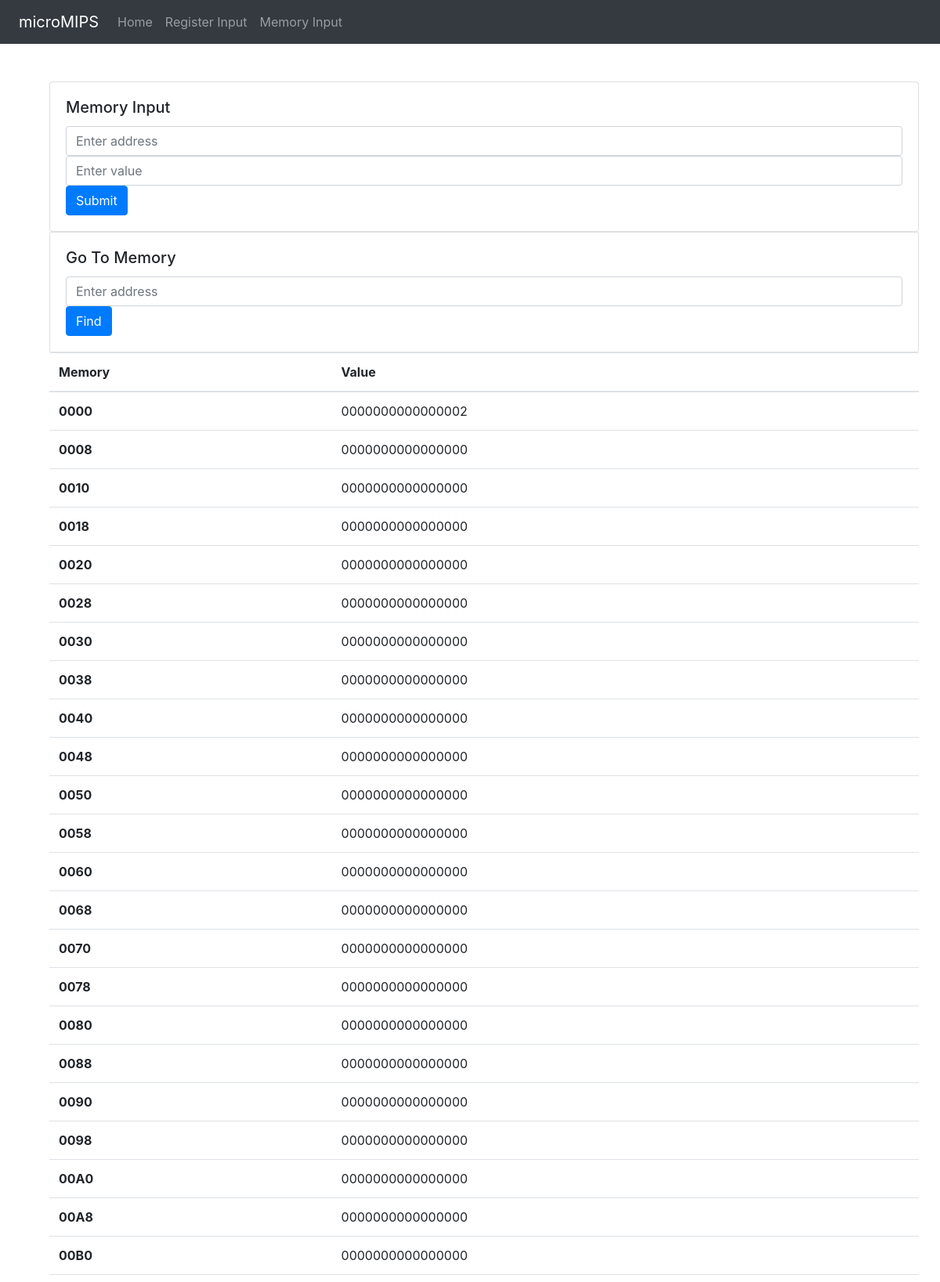
The page /meminput/ (upper part) on the database its author committed.
### processor/models.py (models this page shows, shortened)
class DataSegment(models.Model):
	addr = models.CharField(blank=True, max_length=4)
	value = models.CharField(default="0000000000000000", max_length=16)

### processor/views.py (the view, shortened to what this page needs)
# urls.py: url(r'^meminput/$', views.memInput, name='memInput'),
def memInput(request):
	mem = DataSegment.objects.all()
	context = {
		'mem': mem,
	}
	return render(request, 'processor/meminput.html', context)

### processor/templates/processor/meminput.html (shortened to what this page needs)
{% extends 'processor/extends/header.html' %}
{% block body %}
<div class="container m-5">
    <div class="card">
        <div class="card-body">
            <h5 class="card-title">Memory Input</h5>
            <form method="POST">
                <input type="text" name="memAddr" class="form-control mb-2 mr-sm-2 mb-sm-0" id="inlineFormInput" placeholder="Enter address">
                <input type="text" name="memVal" class="form-control mb-2 mr-sm-2 mb-sm-0" id="inlineFormInput" placeholder="Enter value">
                <button class="btn btn-primary" type="submit">Submit</button>
            </form>
        </div>
    </div>
    <div class="card">
        <div class="card-body">
            <h5 class="card-title">Go To Memory</h5>
            <input type="text" id="goToAddress" class="form-control mb-2 mr-sm-2 mb-sm-0" id="inlineFormInput" placeholder="Enter address">
            <button id="findbtn" class="btn btn-primary">Find</button>
        </div>
    </div>
    <table id="myTable" class="table">
        <thead>
            <tr>
                <th scope="col">Memory</th>
                <th scope="col">Value</th>
            </tr>
        </thead>
        <tbody>
            {% for m in mem %}
            <tr class="clickable-row">
                <th scope="row" id="{{ m.addr }}">{{ m.addr }}</th>
                <td>{{ m.value }}</td>
            </tr>
            {% endfor %}
        </tbody>
  </table>
</div>
{% endblock %}

### rows shown on the page
DataSegment: addr "0000", value "0000000000000002"
DataSegment: addr "0008", value "0000000000000000"
DataSegment: addr "0010", value "0000000000000000"
DataSegment: addr "0018", value "0000000000000000"
DataSegment: addr "0020", value "0000000000000000"
DataSegment: addr "0028", value "0000000000000000"
DataSegment: addr "0030", value "0000000000000000"
DataSegment: addr "0038", value "0000000000000000"
DataSegment: addr "0040", value "0000000000000000"
DataSegment: addr "0048", value "0000000000000000"
DataSegment: addr "0050", value "0000000000000000"
DataSegment: addr "0058", value "0000000000000000"
DataSegment: addr "0060", value "0000000000000000"
DataSegment: addr "0068", value "0000000000000000"
DataSegment: addr "0070", value "0000000000000000"
DataSegment: addr "0078", value "0000000000000000"
DataSegment: addr "0080", value "0000000000000000"
DataSegment: addr "0088", value "0000000000000000"
DataSegment: addr "0090", value "0000000000000000"
DataSegment: addr "0098", value "0000000000000000"
DataSegment: addr "00A0", value "0000000000000000"
DataSegment: addr "00A8", value "0000000000000000"
DataSegment: addr "00B0", value "0000000000000000"
